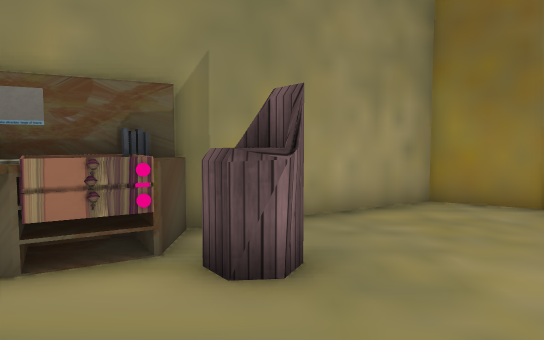
view 1 (above)

12 first-person views from a walk through a scene from a Unity 3-D project. The camera is 1.2 m above the floor, tilts 4° down and sees 70° across. The floor is counted in squares, 1 m on a side. Each view is taken from the middle of a square. On the plan, view 1 faces up. The plan holds only what a view shows up to about 15 squares ahead; the rest is blank. The place goes on beyond the plan. The player character is not drawn. Some surface patterns are stand-ins.

view 2
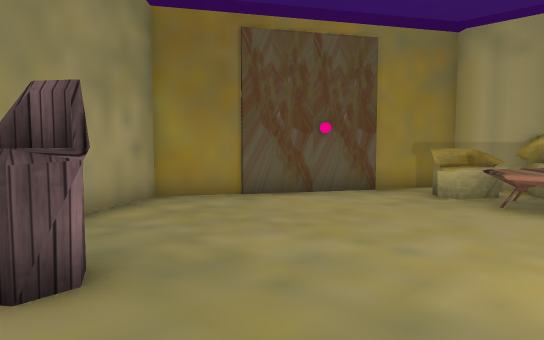

view 3
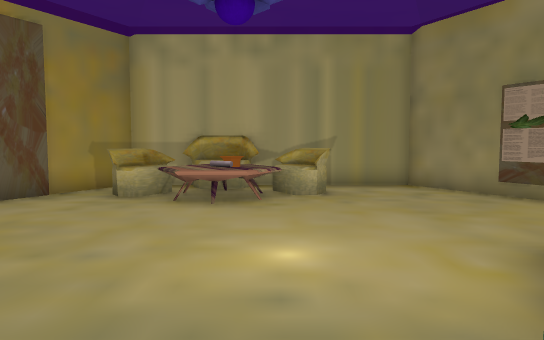

view 4
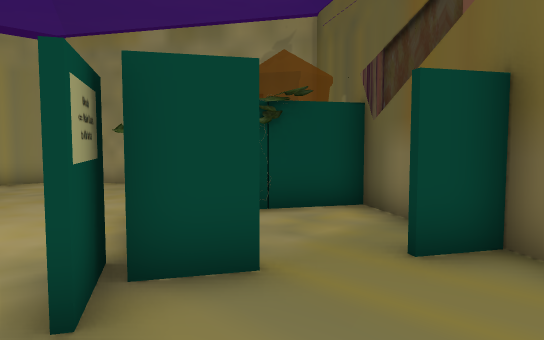

view 5
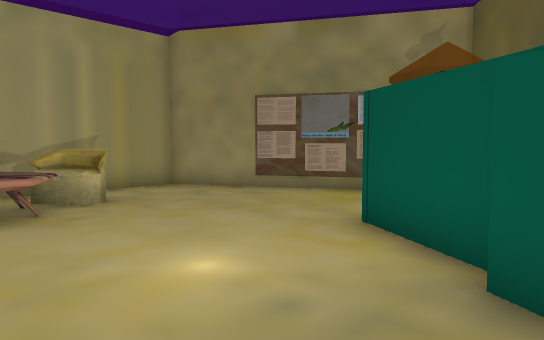

view 6
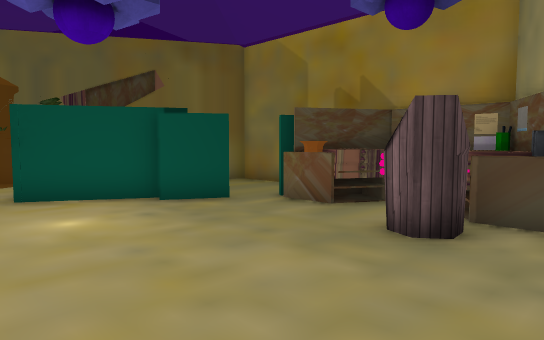

view 7
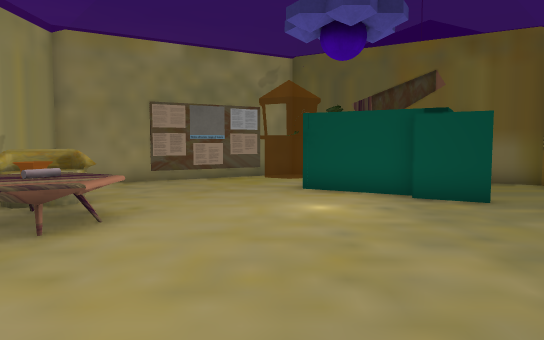

view 8
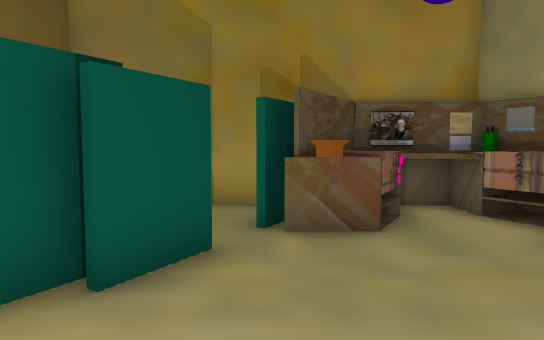

view 9
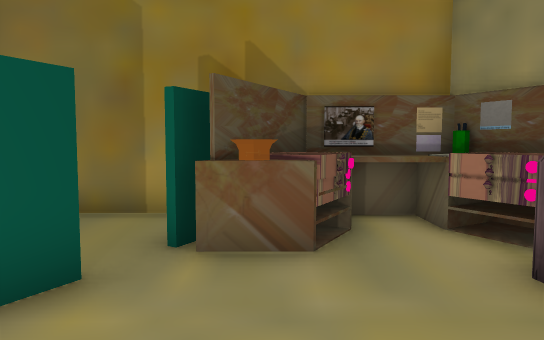

view 10
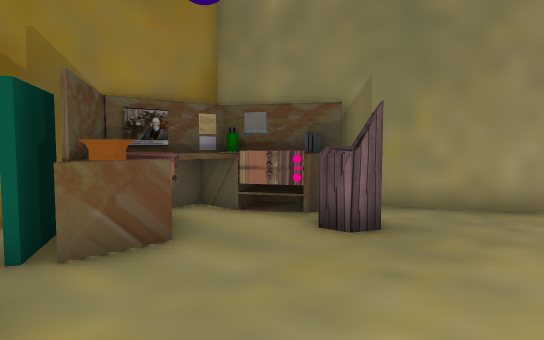

view 11
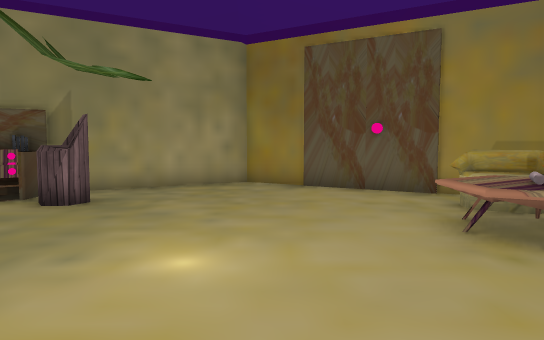

view 12
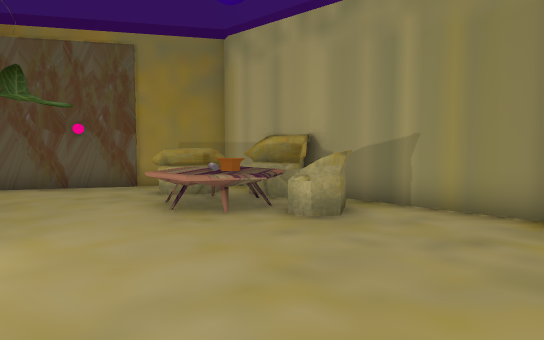

### Floor plan
Points are (right, up) in squares from view 1. A wall is a line through its corners. A room is listed if a view was taken in it or the views show most of it. See-through windows are left out.
Room 1 (views 1, 2, 3, 4, 5, 6, 7, 8, 9, 10, 11, 12)
walls: (0.8, -1.5) (-0.5, -0.7); (-0.5, -0.6) (1, -1.4); (-0.4, -2.5) (0.2, -1.4); (7.4, -5.4) (10.1, -3.9) (10.1, 4) (3.2, 7.9) (-1.6, 5.2); (4, -7.4) (4.6, -7); (-0.3, -5.8) (2.7, -7.5); (2.8, -7.6) (3.2, -7.8); (-3.6, 1) (-3.6, -3.9) (-1.8, -4.9) (-1.2, -3.8); (-3.5, 1.6) (-1.5, 0.5)
low walls: (-2.3, 3.4) (-2.3, 2.4); (-1.2, 5.4) (-1.2, 4.4)
objects: other object (-3, 2) to (-3, 3); other object (-3, 4); other object (-2, 0); drawers (-2, 2); drawers (-2, 4); other object (-1, 1); drawers (-1, 4); other object (0, 3) to (0, 4); other object (1, -6); other object (1, -3) to (3, -2); other object (2, -5) to (3, -4); other object (5, -7) to (7, -6); table (7, 0); cylinder (7, 1); table (7, 2) to (8, 2); sofa (8, -1) to (9, 0); sofa (8, 3) to (9, 4); sofa (9, 1) to (10, 2)

Where each view was taken, in squares from view 1:
view 1: 0 up, 0 right, facing up
view 2: 0 up, 1 left, facing up-right
view 3: 0 up, 1 left, facing right
view 4: 0 up, 3 left, facing down-right
view 5: 2 up, 0 right, facing down-right
view 6: 6 up, 5 right, facing down-left
view 7: 7 up, 4 right, facing down
view 8: 0 up, 4 right, facing left
view 9: 1 up, 3 right, facing left
view 10: 1 down, 3 right, facing up-left
view 11: 4 down, 4 right, facing up
view 12: 5 down, 3 right, facing up-right
